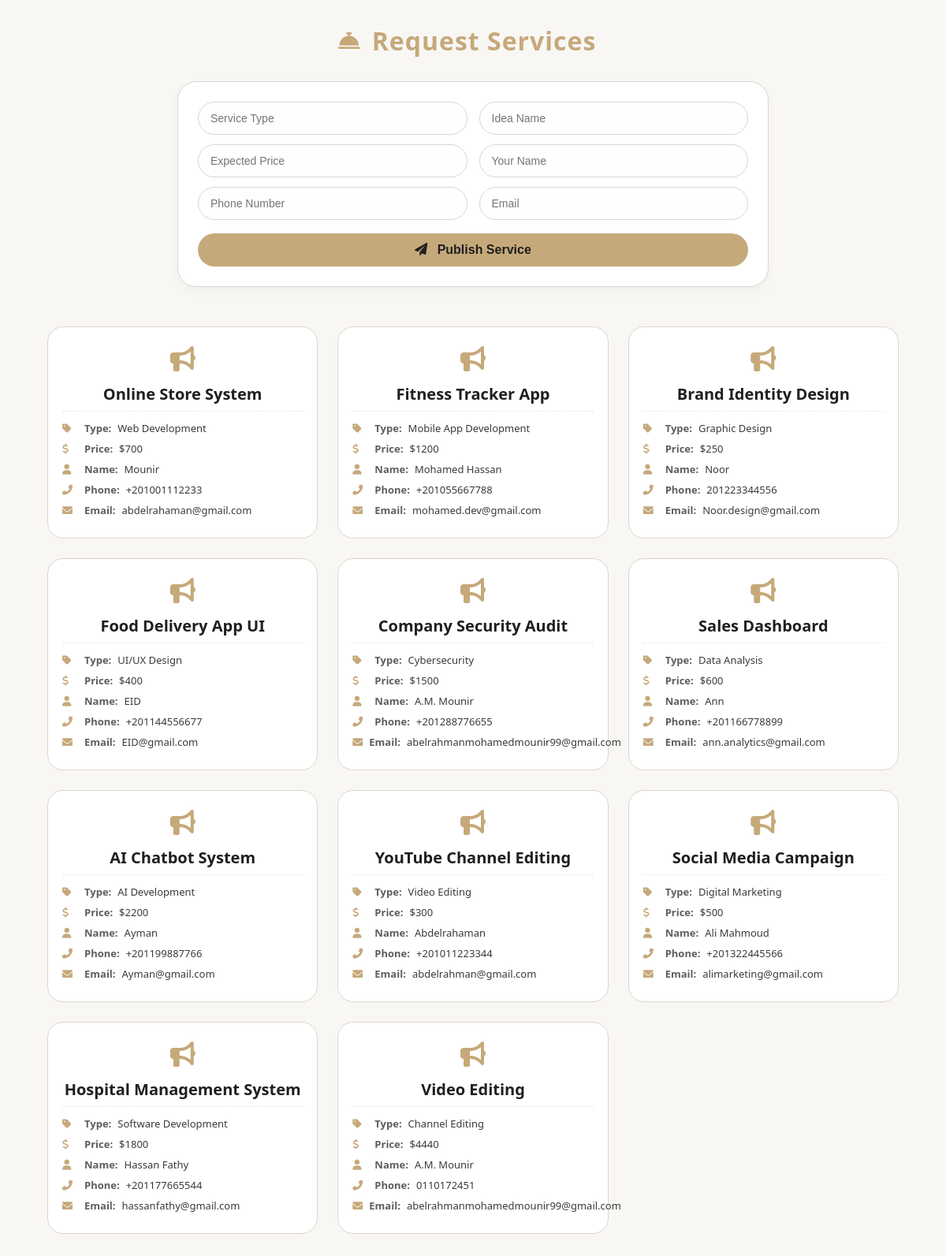
/services/, run on an earlier commit of the app's database.
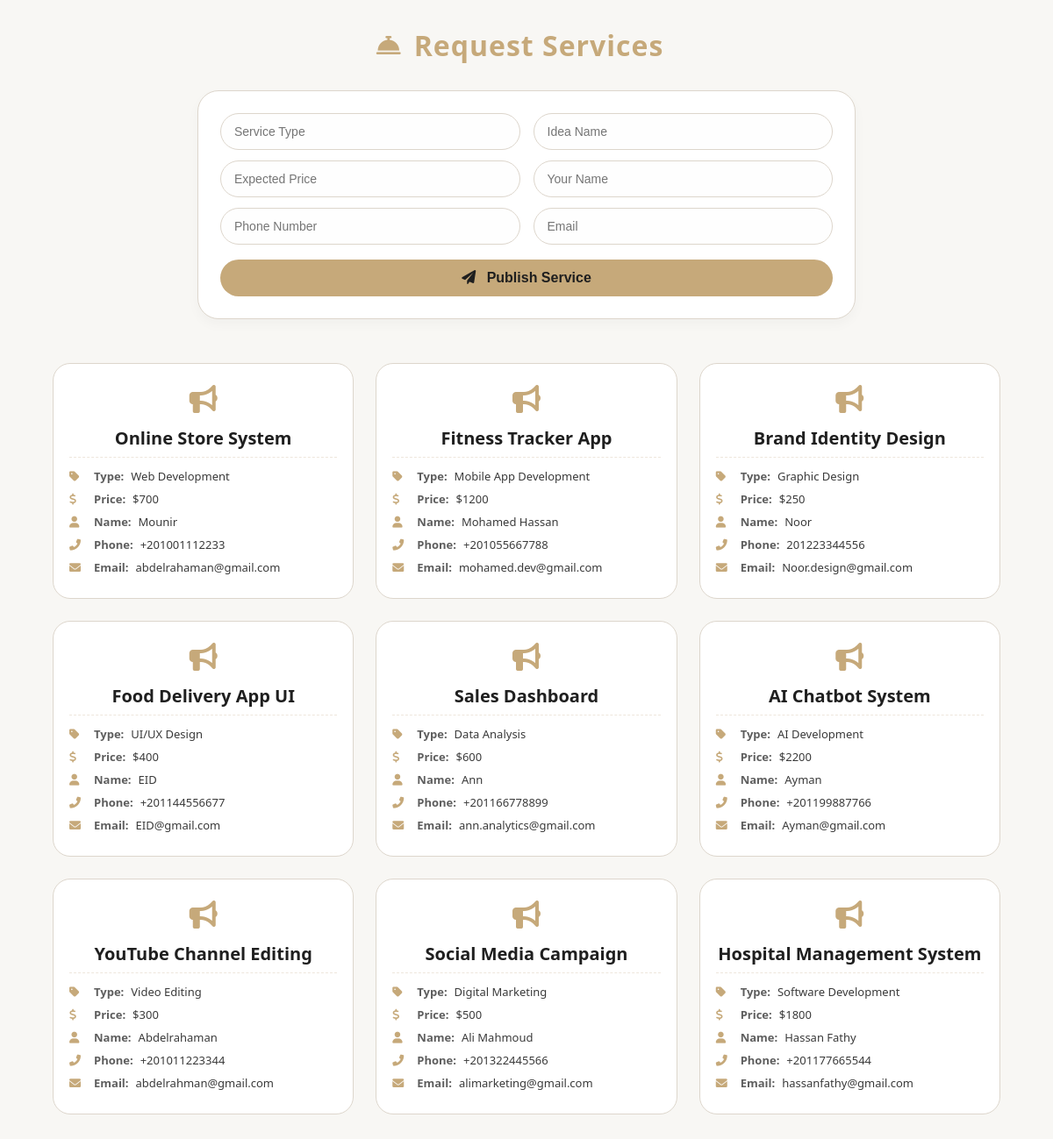
And on a later commit of the database.
### apps/services/models.py (models this page shows, shortened)
class Service(models.Model):
    service_type = models.CharField(max_length=100)
    idea_name = models.CharField(max_length=200)
    expected_price = models.IntegerField()
    full_name = models.CharField(max_length=100)
    phone = models.CharField(max_length=20)
    email = models.EmailField()

### apps/services/views.py (the view, shortened to what this page needs)
# urls.py: path('', views.services_page, name='services'),
def services_page(request):
    services = Service.objects.all()
    return render(request, 'services/services.html', {
        'services': services
    })

### Frontend/templates/services/services.html (shortened to what this page needs)
{% load static %}
<!DOCTYPE html>
<html lang="en">
<head>
    <link rel="stylesheet" href="https://cdnjs.cloudflare.com/ajax/libs/font-awesome/6.0.0-beta3/css/all.min.css">
    <link rel="stylesheet" href="{% static 'css/services/services.css' %}">
</head>
<body>
    <div class="container">
        <div class="header">
            <i class="fas fa-concierge-bell"></i>
            <h1>Request Services</h1>
        </div>
        <div class="form-box">
            <form method="POST">
                <div class="form-row">
                    <input type="text" name="service_type" placeholder="Service Type">
                    <input type="text" name="idea_name" placeholder="Idea Name">
                </div>
                <div class="form-row">
                    <input type="number" name="expected_price" placeholder="Expected Price">
                    <input type="text" name="full_name" placeholder="Your Name">
                </div>
                <div class="form-row">
                    <input type="text" name="phone" placeholder="Phone Number">
                    <input type="email" name="email" placeholder="Email">
                </div>
                <button type="submit"><i class="fas fa-paper-plane"></i> Publish Service</button>
            </form>
        </div>
        <div class="services-section">
            {% for service in services %}
            <div class="card">
                <div class="card-icon">
                    <i class="fas fa-bullhorn"></i>
                </div>
                <h2>{{ service.idea_name }}</h2>
                <p><i class="fas fa-tag"></i> <strong>Type:</strong> {{ service.service_type }}</p>
                <p><i class="fas fa-dollar-sign"></i> <strong>Price:</strong> ${{ service.expected_price }}</p>
                <p><i class="fas fa-user"></i> <strong>Name:</strong> {{ service.full_name }}</p>
                <p><i class="fas fa-phone-alt"></i> <strong>Phone:</strong> {{ service.phone }}</p>
                <p><i class="fas fa-envelope"></i> <strong>Email:</strong> {{ service.email }}</p>
            </div>
            {% endfor %}
        </div>
    </div>
</body>
</html>

### Frontend/static/css/services/services.css (style rules this page uses)
* { margin: 0; padding: 0; box-sizing: border-box; }
body { background: #F8F7F4; font-family: 'Segoe UI', Arial, sans-serif; color: #1F1F1F; padding: 30px 0; }
.container { width: 90%; max-width: 1300px; margin: 0 auto; }
.header { display: flex; justify-content: center; align-items: center; gap: 15px; margin-bottom: 30px; }
.header i { font-size: 28px; color: #C6A97A; }
h1 { color: #C6A97A; font-size: 32px; font-weight: 600; letter-spacing: 1px; }
.form-box { background: white; border: 1px solid #DDD6CC; border-radius: 24px; padding: 25px; margin-bottom: 50px; max-width: 750px; margin-left: auto; margin-right: auto; box-shadow: 0 6px 14px rgba(0,0,0,0.03); }
form { display: flex; flex-direction: column; gap: 12px; }
.form-row { display: flex; gap: 15px; flex-wrap: wrap; }
.form-row input { flex: 1; min-width: 180px; }
input { padding: 12px 15px; border: 1px solid #DDD6CC; border-radius: 40px; font-size: 14px; background: #FEFEFE; transition: 0.2s; }
button { background: #C6A97A; color: #1F1F1F; border: none; padding: 12px; border-radius: 40px; font-size: 16px; font-weight: bold; cursor: pointer; transition: 0.2s; margin-top: 5px; }
button i { margin-right: 8px; }
.services-section { display: grid; grid-template-columns: repeat(auto-fill, minmax(280px, 1fr)); gap: 25px; }
.card { background: white; border: 1px solid #DDD6CC; border-radius: 20px; padding: 18px; transition: 0.2s; position: relative; }
.card-icon { text-align: center; font-size: 32px; color: #C6A97A; margin-bottom: 10px; }
.card h2 { font-size: 20px; color: #1F1F1F; margin-bottom: 12px; text-align: center; border-bottom: 1px dashed #EEE6DC; padding-bottom: 8px; }
.card p { font-size: 13px; margin: 8px 0; color: #3A3A3A; display: flex; align-items: center; gap: 8px; }
.card p i { width: 20px; color: #C6A97A; font-size: 13px; }
.card strong { font-weight: 600; color: #5E5E5E; }

What changed in the data, as far as the page shows it:
removed Service: idea_name "Company Security Audit", service_type "Cybersecurity", expected_price "1500", full_name "A.M. Mounir", phone "+201288776655", email "abelrahmanmohamedmounir99@gmail.com"
removed Service: idea_name "Video Editing", service_type "Channel Editing", expected_price "4440", full_name "A.M. Mounir", phone "0110172451", email "abelrahmanmohamedmounir99@gmail.com"
